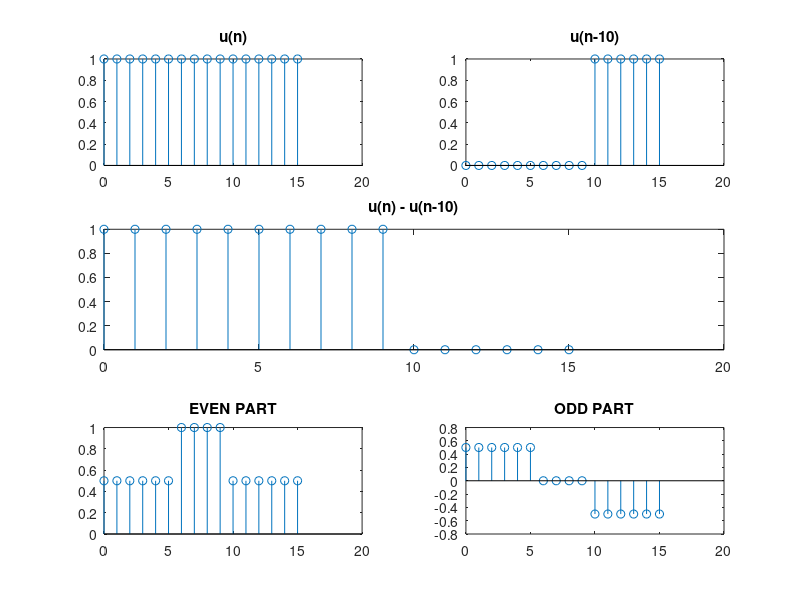
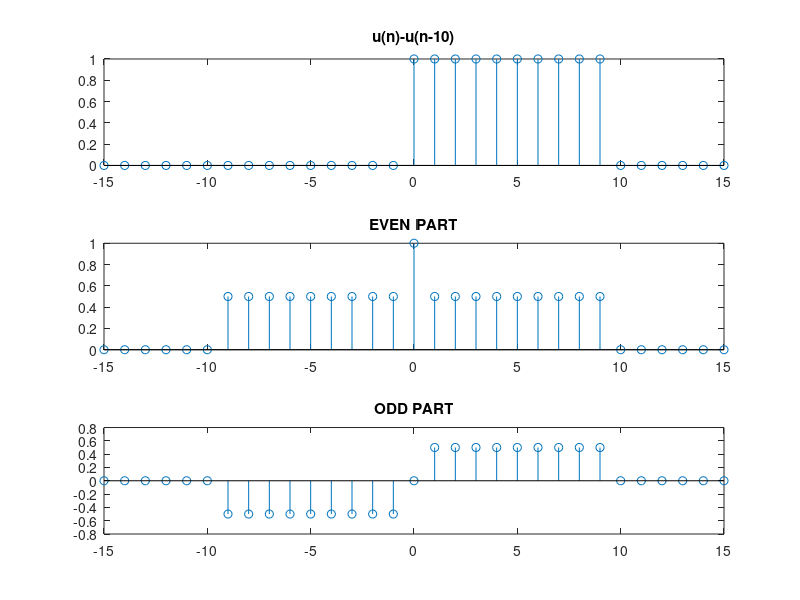

MATLAB code to generate these figures, in order:
clear all;
clc;

plotter = zeros(6,16);

plotter(1,:) = 0:15;
plotter(2,:) = 1;
plotter(3,11:16) = 1;
plotter(4,:) = plotter(2,:) - plotter(3,:);
plotter(5,:) = (plotter(4,:) + fliplr(plotter(4,:)))/2;
plotter(6,:) = (plotter(4,:) - fliplr(plotter(4,:)))/2;


subplot(3,2,1),stem(plotter(1,:),plotter(2,:));
title('u(n)');

subplot(3,2,2),stem(plotter(1,:),plotter(3,:));
title('u(n-10)');

subplot(3,2,3:4,'align'),stem(plotter(1,:),plotter(4,:));
title('u(n) - u(n-10)');

subplot(3,2,5),stem(plotter(1,:),plotter(5,:));
title('EVEN PART');

subplot(3,2,6),stem(plotter(1,:),plotter(6,:));
title('ODD PART');

range = -15:15;
plotter2 = zeros(4,31);
plotter2(1,:) = range;
plotter2(2,16:31) = plotter(4,:);
plotter2(3,:) = (plotter2(2,:) + fliplr(plotter2(2,:)))/2;
plotter2(4,:) = (plotter2(2,:) - fliplr(plotter2(2,:)))/2;



figure(2)
subplot(311),stem(plotter2(1,:),plotter2(2,:));
title('u(n)-u(n-10)');

subplot(312),stem(plotter2(1,:),plotter2(3,:));
title('EVEN PART');

subplot(313),stem(plotter2(1,:),plotter2(4,:));
title('ODD PART');